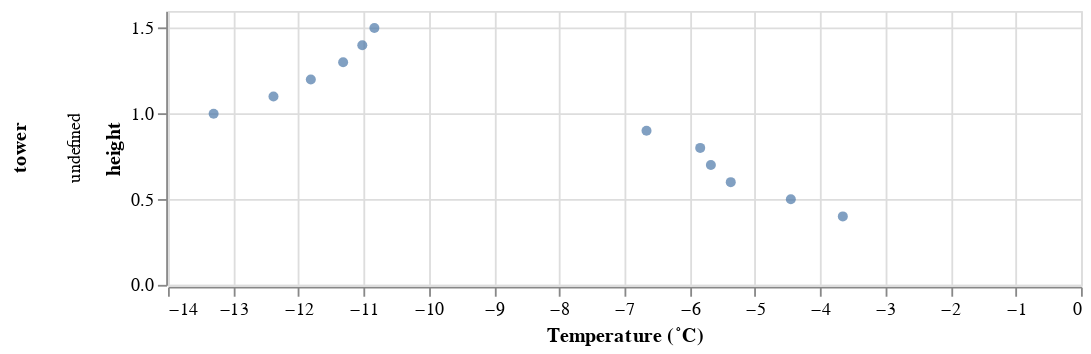

Write notebook code for a chart like this one.
### Code cell
kps_snow_src = kps_data.query("tower == 'd'").query(
    "measurement == 'snow temperature'"
).groupby(
    ["variable", 'height', 'measurement']
).mean().reset_index()

alt.Chart(
    kps_snow_src
).mark_circle().encode(
    alt.X("value:Q").sort("-y").title('Temperature (˚C)'),
    alt.Y("height:Q"),
    # alt.Color("height:O").scale(scheme='turbo'),
    alt.Row("tower:N")
).properties(width=500, height = 150)

### Figure 1 — Vega-Lite specification as saved in the notebook (floating-point values rounded to 4 significant figures)
{"config": {"view": {"continuousWidth": 300, "continuousHeight": 300}}, "data": {"name": "data-c7ea0fdcc67a9d93cccf6bc2beae82c1"}, "mark": {"type": "circle"}, "encoding": {"row": {"field": "tower", "type": "nominal"}, "x": {"field": "value", "sort": "-y", "title": "Temperature (˚C)", "type": "quantitative"}, "y": {"field": "height", "type": "quantitative"}}, "height": 150, "width": 500, "$schema": "https://vega.github.io/schema/vega-lite/v5.8.0.json", "datasets": {"data-c7ea0fdcc67a9d93cccf6bc2beae82c1": [{"variable": "Tsnow_0_4m_d", "height": 0.4, "measurement": "snow temperature", "value": -3.652}, {"variable": "Tsnow_0_5m_d", "height": 0.5, "measurement": "snow temperature", "value": -4.449}, {"variable": "Tsnow_0_6m_d", "height": 0.6, "measurement": "snow temperature", "value": -5.371}, {"variable": "Tsnow_0_7m_d", "height": 0.7, "measurement": "snow temperature", "value": -5.676}, {"variable": "Tsnow_0_8m_d", "height": 0.8, "measurement": "snow temperature", "value": -5.839}, {"variable": "Tsnow_0_9m_d", "height": 0.9, "measurement": "snow temperature", "value": -6.662}, {"variable": "Tsnow_1_0m_d", "height": 1.0, "measurement": "snow temperature", "value": -13.3}, {"variable": "Tsnow_1_1m_d", "height": 1.1, "measurement": "snow temperature", "value": -12.38}, {"variable": "Tsnow_1_2m_d", "height": 1.2, "measurement": "snow temperature", "value": -11.81}, {"variable": "Tsnow_1_3m_d", "height": 1.3, "measurement": "snow temperature", "value": -11.31}, {"variable": "Tsnow_1_4m_d", "height": 1.4, "measurement": "snow temperature", "value": -11.02}, {"variable": "Tsnow_1_5m_d", "height": 1.5, "measurement": "snow temperature", "value": -10.83}]}}
